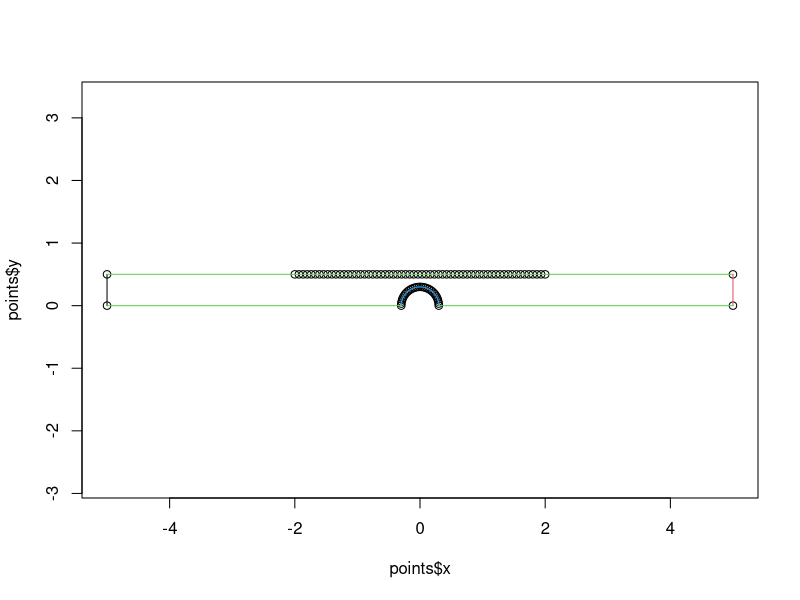
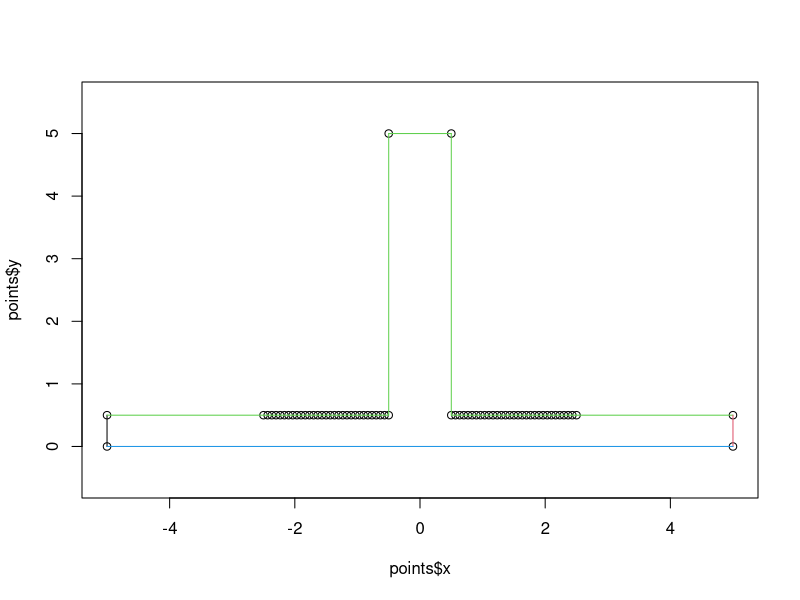
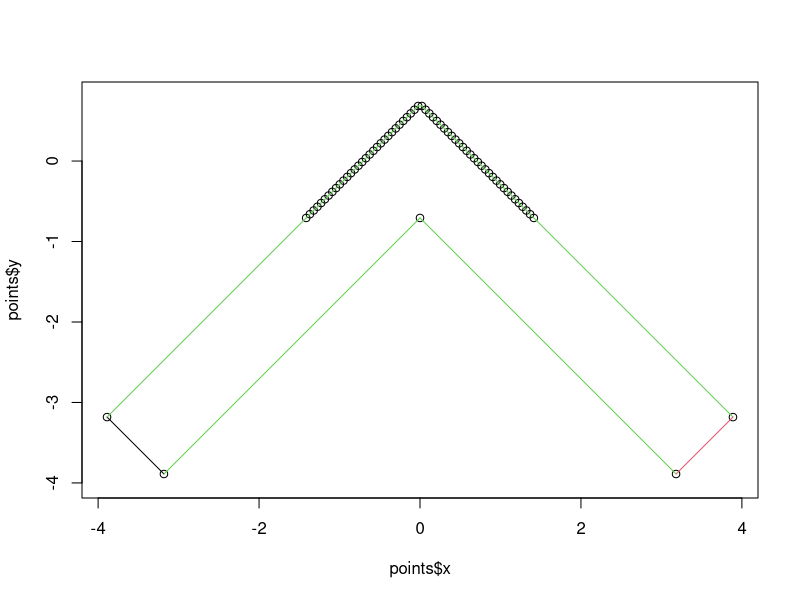

Write the R code that produced these figures, in order.
write.poly = function(filename, points, segments) {
    f = file(filename,open="w")
    np = sum(points$par)
    p = cbind(points$x,points$y,matrix(0,nrow(points),np))
    p[points$par,-(1:2)] = diag(np)
    p = cbind(1:nrow(p),p)
    write.table(t(c(nrow(p),2,np,0)), file=f,row.names=FALSE,col.names=FALSE)
    write.table(p, file=f,row.names=FALSE,col.names=FALSE)
    s = cbind(segments$i1,segments$i2,segments$tag)
    s = cbind(1:nrow(s),s)
    write.table(t(c(nrow(s),1)), file=f,row.names=FALSE,col.names=FALSE)
    write.table(s, file=f,row.names=FALSE,col.names=FALSE)
    h = data.frame()
    write.table(t(c(nrow(h))), file=f,row.names=FALSE,col.names=FALSE)
    close(f)
}


r = 0.6/2
npar = 60
xpar = 2
ncirc = 30

k = 0

a = seq(0,pi,len=ncirc)
points = data.frame(
    x=c(-5,-5,seq(-xpar,xpar,len=npar+2),5,5,r*cos(a)),
    y=c(0,rep(0.5,npar+4),0,r*sin(a)),
    par=c(rep(FALSE,3),rep(TRUE,npar),rep(FALSE,3+ncirc))
)


n = nrow(points)
segments = data.frame(
    i1 = 1:n,
    i2 = c(2:n,1),
    tag = c(1,rep(3,npar+3),2,3,rep(4,ncirc-1),3)
)

plot(points$x,points$y,asp=1)
segments(
    points$x[segments$i1],points$y[segments$i1],
    points$x[segments$i2],points$y[segments$i2],
    col=segments$tag
)

write.poly("circ_20.poly",points, segments)


k = 0

npar_half = floor(npar/2)
a = seq(0,pi,len=ncirc)
points = data.frame(
    x=c(-5,-5,seq(-0.5-xpar,-0.5,len=npar_half+1),-0.5,0.5,seq(0.5,0.5+xpar,len=npar_half+1),5,5),
    y=c(0,rep(0.5,npar_half+2),5,5,rep(0.5,npar_half+2),0),
    par=c(rep(FALSE,3),rep(TRUE,npar_half),rep(FALSE,2),rep(TRUE,npar_half),rep(FALSE,3))
)

n = nrow(points)
segments = data.frame(
    i1 = 1:n,
    i2 = c(2:n,1),
    tag = c(1,rep(3,npar_half+2),3,rep(3,npar_half+2),2,4)
)

plot(points$x,points$y,asp=1)
segments(
    points$x[segments$i1],points$y[segments$i1],
    points$x[segments$i2],points$y[segments$i2],
    col=segments$tag
)

write.poly("side_channel.poly",points, segments)


k = 0

a = seq(0,pi,len=ncirc)
x = seq(-xpar,xpar,len=npar+2)
points = data.frame(
    x=c(-5.0,-5.0,ifelse(x<0,x,0)+0.5,+0.5,-0.5,-0.5),
    y=c(-0.5, 0.5,-ifelse(x<0,0,x)+0.5,-5,-5,-0.5),
    par=c(rep(FALSE,3),rep(TRUE,npar),rep(FALSE,4))
)

n = nrow(points)
segments = data.frame(
    i1 = 1:n,
    i2 = c(2:n,1),
    tag = c(1,rep(3,npar+3),2,rep(3,2))
)

a = -pi/4
points[,1:2] = as.matrix(points[,1:2]) %*% matrix(c(cos(a),sin(a),-sin(a),cos(a)),2,2)

plot(points$x,points$y,asp=1)
segments(
    points$x[segments$i1],points$y[segments$i1],
    points$x[segments$i2],points$y[segments$i2],
    col=segments$tag
)

write.poly("turn.poly",points, segments)
